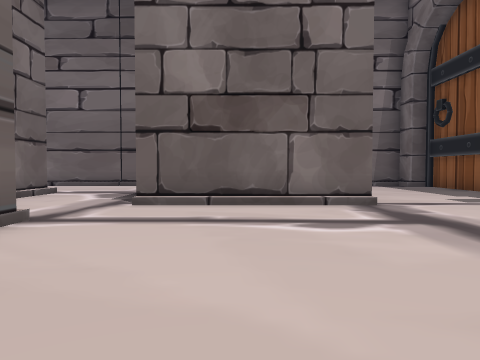
view 1 (above)

23 first-person views from a walk through a 3-D level made in the Unity game engine. The camera is 1.4 m above the floor, tilts 2° down and sees 70° across. The floor is counted in squares, 2 m on a side. Each view is taken from the middle of a square. On the plan, view 1 faces up. The plan holds only what a view shows up to about 11 squares ahead; the rest is blank. The place goes on beyond the plan. The player is left out.

view 2
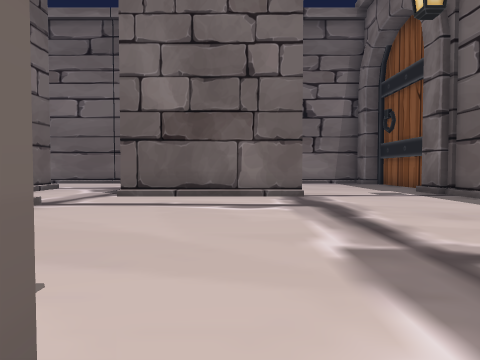

view 3
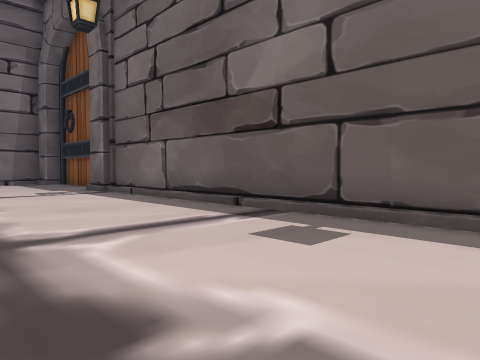

view 4
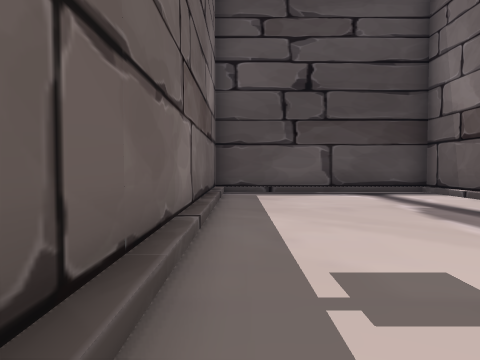

view 5
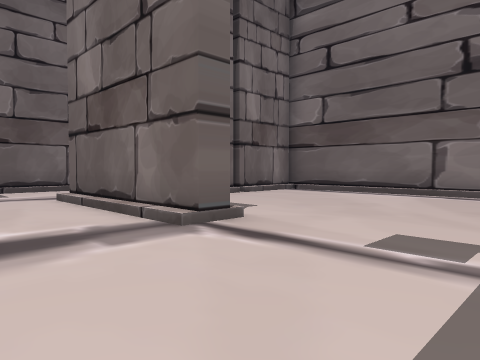

view 6
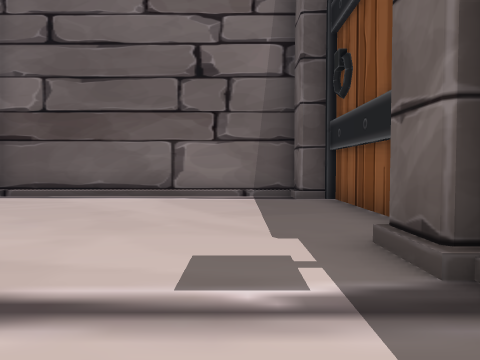

view 7
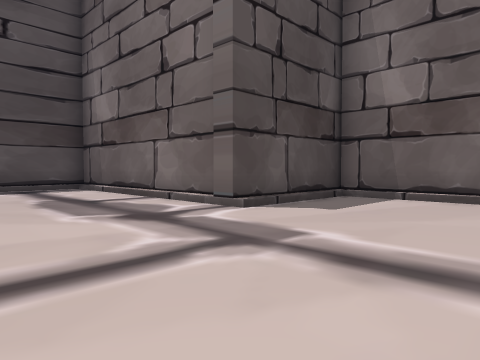

view 8
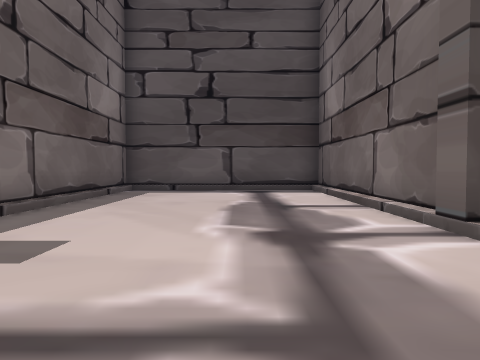

view 9
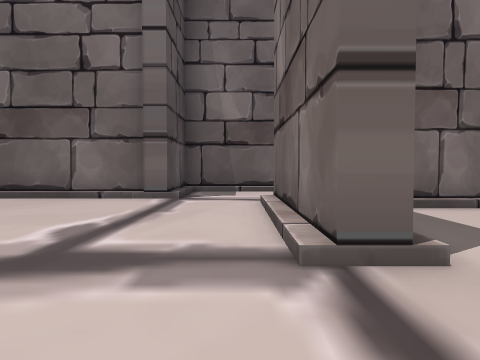

view 10
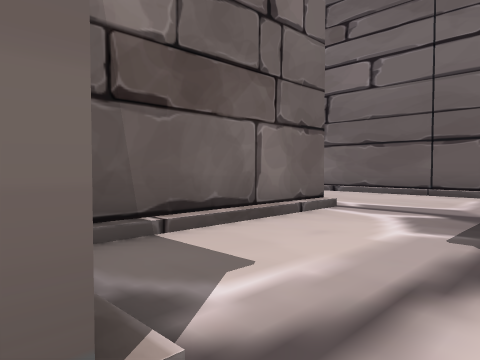

view 11
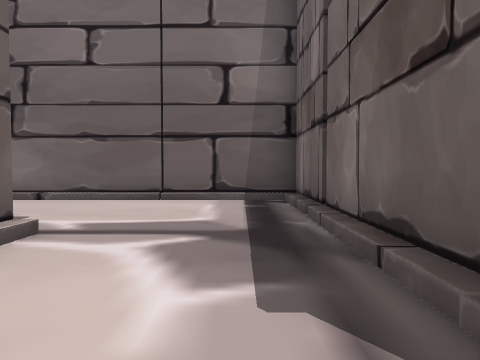

view 12
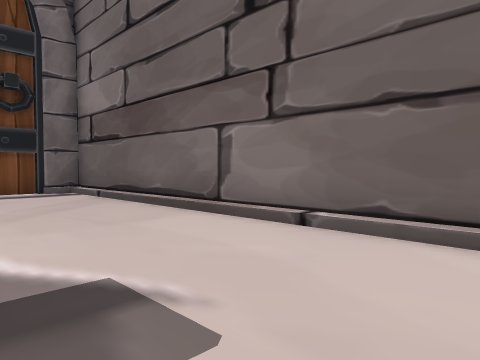

view 13
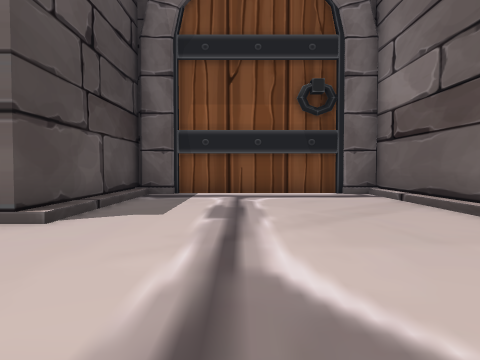

view 14
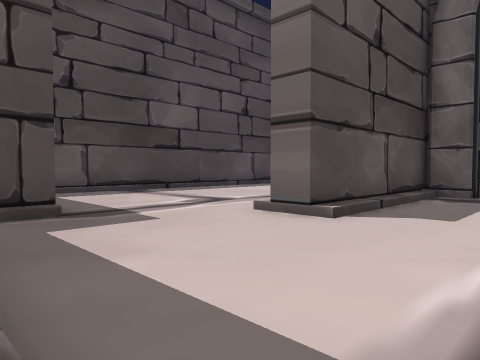

view 15
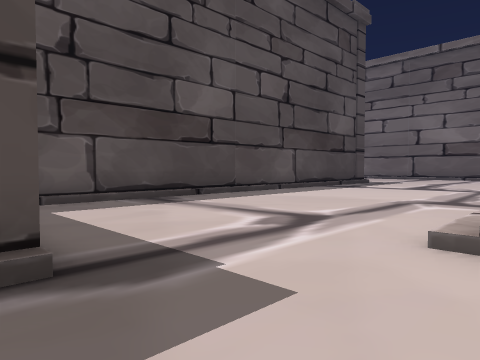

view 16
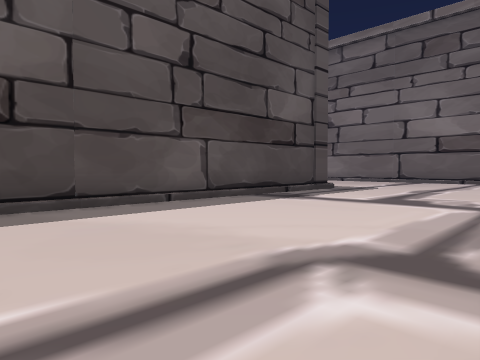

view 17
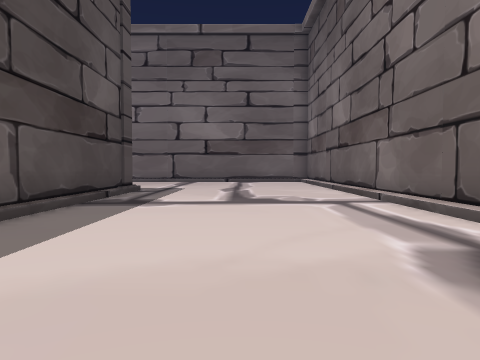

view 18
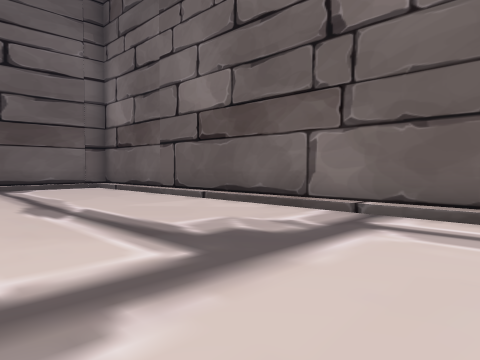

view 19
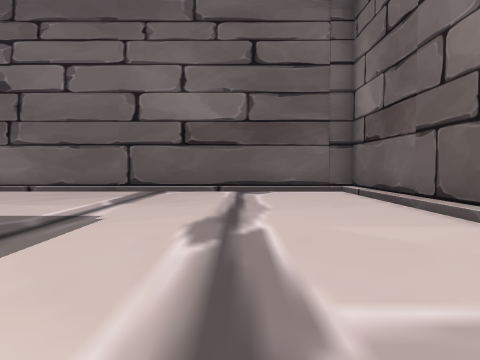

view 20
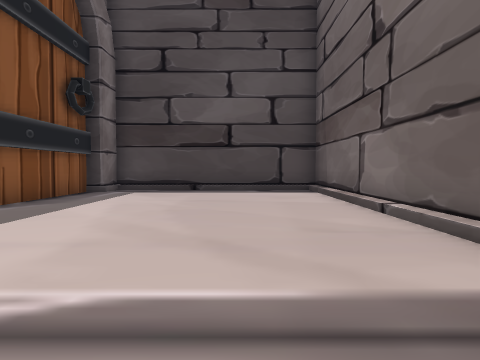

view 21
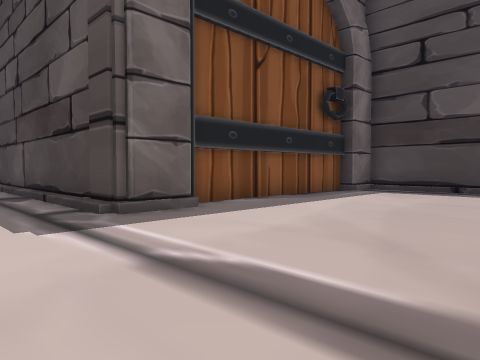

view 22
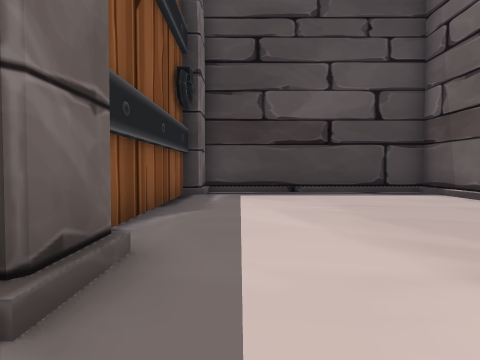

view 23
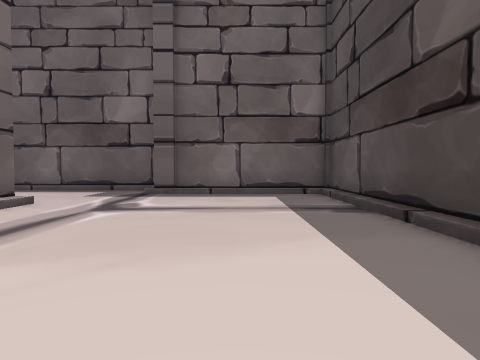

### Floor plan
Key: @ floor where view 1 was taken; # wall or solid block; x gap in a wall; . floor; / step, stairs or slope.
Columns run from 30 left of view 1 to 8 right of it. Each row starts with its distance up from view 1.
 14               ########################
 13               #............./#.......##
 12               #............./#........#
 11               #............./x........#
 10               #............./#........#
  9               #.........#.../#........
  8               #.........#.../#.......#
  7 ####################....#...#####....#
  6 #///////////////////....#............#
  5 #/......................#............#
  4 #/..................../#####.........#
  3 #/..................../#   #.........#
  2 #/..................../#   #.........#
  1 #/..................../#   #.........#
  0 #/.....////////////////#   #..@......#
 -1 #/...../################   #.........#
 -2 #/...../#                  ####......#
 -3 #/......#                     #......#
 -4 #/......#                     #......#
 -5 #/......#                     #......#
 -6 #/......#                     #......#
 -7 #/......#                     #......#
 -8 #/...../#                     #......#
 -9 #//////##                     #//////#
-10 ########                      ########

Where each view was taken, in squares from view 1:
view 1: 0 up, 0 right, facing up
view 2: 2 down, 1 right, facing up
view 3: 3 down, 2 right, facing up-right
view 4: 1 up, 6 right, facing down
view 5: 4 up, 6 right, facing up-left
view 6: 5 up, 5 right, facing up
view 7: 3 up, 5 right, facing down-left
view 8: 2 up, 3 right, facing down
view 9: 6 up, 5 right, facing left
view 10: 4 up, 2 left, facing up-left
view 11: 6 up, 3 left, facing up
view 12: 10 up, 5 left, facing up-left
view 13: 10 up, 6 left, facing left
view 14: 10 up, 6 left, facing down-left
view 15: 7 up, 7 left, facing down-left
view 16: 6 up, 12 left, facing down-left
view 17: 3 up, 12 left, facing left
view 18: 1 up, 17 left, facing up-left
view 19: 3 up, 19 left, facing left
view 20: 2 up, 27 left, facing down
view 21: 2 up, 28 left, facing down-right
view 22: 1 up, 24 left, facing down
view 23: 2 up, 17 left, facing right
